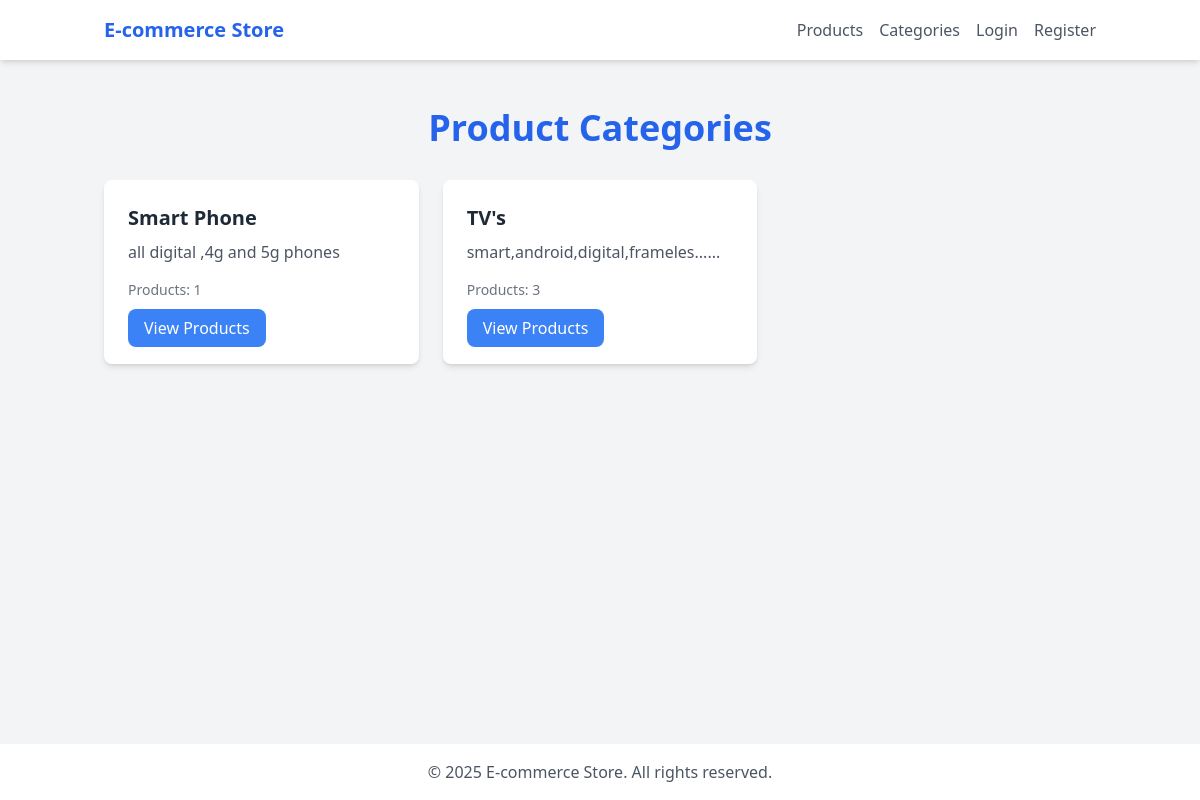
Page /api/categories-page/ on the earlier database version.
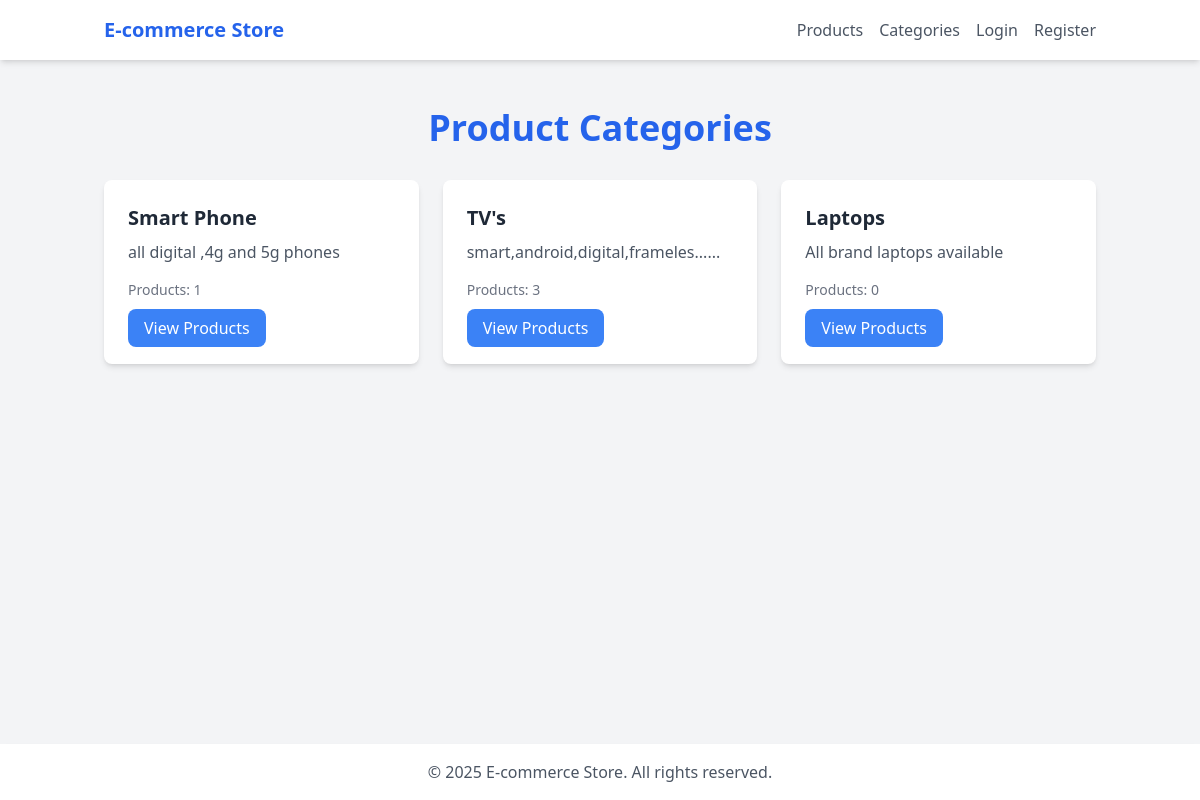
Same page on the later database version.
### ecom/models.py (models this page shows, shortened)
class Category(models.Model):
    name = models.CharField(max_length=100)
    description = models.CharField(max_length=200)

### ecom/views.py (the view)
# urls.py: path('categories-page/', categories_page, name='categories-page'),
def categories_page(request):
    categories = Category.objects.all()
    return render(request, 'ecom/categories.html', {'categories': categories})

### ecom/templates/ecom/categories.html (shortened to what this page needs)
{% extends 'ecom/base.html' %}
{% block content %}
<h1 class="text-4xl font-bold text-center mb-8 text-blue-600">
    Product Categories
</h1>
{% if categories %}
<div class="grid md:grid-cols-3 gap-6">
    {% for category in categories %}
    <div class="bg-white rounded-lg shadow-md overflow-hidden">
        <div class="p-6">
            <h2 class="text-xl font-semibold mb-2 text-gray-800">
                {{ category.name }}
            </h2>
            <p class="text-gray-600 mb-4">{{ category.description }}</p>
            <p class="text-sm text-gray-500">
                Products: {{ category.products.count }}
            </p>
            <div class="mt-4">
                <a href="#" class="bg-blue-500 hover:bg-blue-600 text-white px-4 py-2 rounded-lg">
                    View Products
                </a>
            </div>
        </div>
    </div>
    {% endfor %}
</div>
{% endif %}
{% endblock %}

### ecom/templates/ecom/base.html (shortened to what this page needs)
<!DOCTYPE html>
<html lang="en">
<head>
    <script src="https://cdn.tailwindcss.com"></script>
</head>
<body class="bg-gray-100 flex flex-col min-h-screen">
    <nav class="bg-white shadow-md mb-8">
        <div class="container mx-auto px-4 py-4">
            <div class="flex justify-between items-center">
                <a href="{% url 'home' %}" class="text-blue-600 text-xl font-bold">E-commerce Store</a>
                <div class="flex space-x-4 items-center">
                    <a href="{% url 'products-page' %}" class="text-gray-600 hover:text-blue-600">Products</a>
                    <a href="{% url 'categories-page' %}" class="text-gray-600 hover:text-blue-600">Categories</a>
                    {% if user.is_authenticated %}
                        <a href="{% url 'view-cart' %}" class="text-gray-600 hover:text-blue-600">Cart</a>
                        <a href="{% url 'view-wishlist' %}" class="text-gray-600 hover:text-blue-600">Wishlist</a>
                        <a href="{% url 'logout' %}" class="text-gray-600 hover:text-blue-600">Logout</a>
                    {% else %}
                        <a href="{% url 'login' %}" class="text-gray-600 hover:text-blue-600">Login</a>
                        <a href="{% url 'register' %}" class="text-gray-600 hover:text-blue-600">Register</a>
                    {% endif %}
                </div>
            </div>
        </div>
    </nav>
    <div class="container mx-auto px-4 py-4 flex-1">
        {% block content %}{% endblock %}
    </div>
    <footer class="bg-white shadow-md mt-8 py-4">
        <div class="container mx-auto px-4 text-center text-gray-600">
            <p>&copy; {% now "Y" %} E-commerce Store. All rights reserved.</p>
        </div>
    </footer>
</body>
</html>

Differences in the rows shown:
added Category: name "Laptops", description "All brand laptops available", products.count "0"
